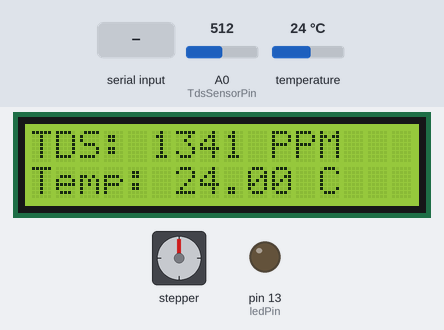
A sketch run on a simulated Arduino Uno, built for the host (arithmetic inside an expression is 32-bit, double 64-bit). Shown: 16×2 character LCD, stepper motor, output pins drawn as LEDs (lit = HIGH). Inputs (shaded band) come from the test bench; at power-on: temperature 24 °C, A0 (TdsSensorPin) = 512. The local clock reads 2024-03-15 10:24:30 at power-on unless the sketch sets it; stepper angles assume 2048 steps per turn.

Above: at 2.6 s.
2.7 s: "ALIMENTAR" received over the second serial link
At 4.15 s:
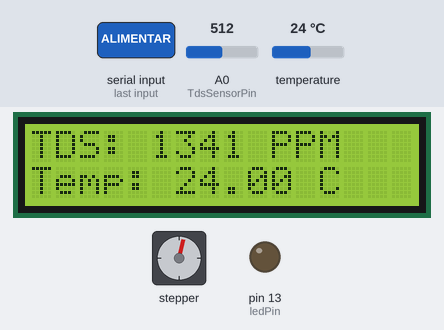
8.5 s: "HIGH" received over the second serial link
10.9 s: temperature set to 12 °C
At 14.6 s:
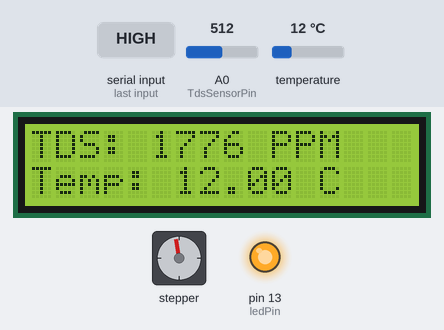
15.8 s: "ALIMENTAR" received over the second serial link
At 17.69 s:
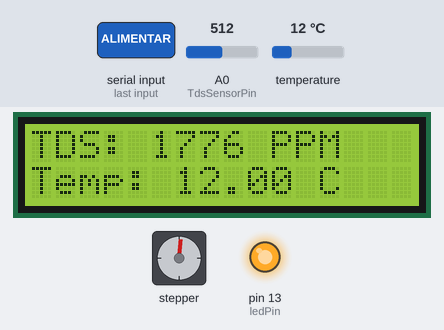
22.6 s: A0 (TdsSensorPin) set to 716
25.0 s: temperature set to 19 °C
At 29.0 s:
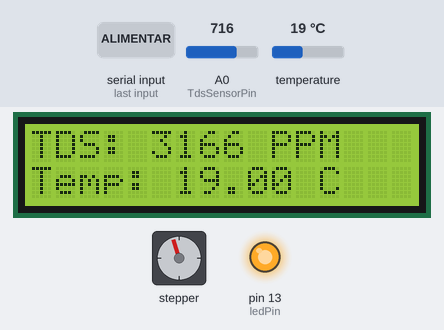
Timing chart, 0 to 30.5 s (numbered marks = the images above; inputs shaded):
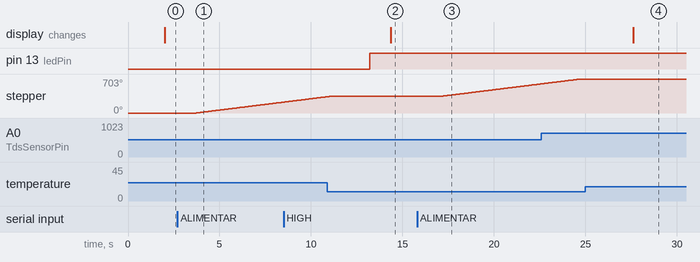

The sketch:

aqua-tudo-ligado-e-funcionando-aparentemente.ino
```cpp
//Inclusão das bibliotecas
#include <DS1302.h>             //para o modulo de relogio
#include <LiquidCrystal_I2C.h>  //para o LCD
#include <Stepper.h>            //para o motor de passo
#include <Wire.h>               //para comunicacao I2C a utilizada pelo LCD
#include "GravityTDS.h"
#include <OneWire.h>
#include <DallasTemperature.h>
#include <SoftwareSerial.h>


#define VALUES_LENGTH 2

unsigned long lastMillis;
const size_t valuesLength = 2;
//Pinos do modulo de relogio
const int CLK = 5;
const int DAT = 6;
const int RST = 7;

//Define o relogio
DS1302 rtc(RST, DAT, CLK);

//Define o endereco do LCD e o tamanho da tela
LiquidCrystal_I2C lcd(0x27, 16, 2);

//Define as entradas onde o motor de passo está conectado
#define in1 1
#define in2 8
#define in3 9
#define in4 4

//Quantidade de passos que o motor é capaz de dar em cada acionamento
int passosPorAcionamento = 32;

//Quantidade de passos para cada alimentacao
//Ajuste o numero necessario
int passosRefeicao = 4;

//Define o motor de passo
// ordenar as entradas em in1, in3, in2, in4
Stepper mp(passosPorAcionamento, in1, in3, in2, in4);

//Parametros de horario que serao atualizados
int horaAtual, minutoAtual;
//Parametros horarios de alimentacao
int horaAlimentacao1, minutoAlimentacao1, demosComida1;
int horaAlimentacao2, minutoAlimentacao2, demosComida2;
int horaAlimentacao3, minutoAlimentacao3, demosComida3;

/* ******************** CONFIGURACAO DE HORARIO PARA ALIMENTACAO ********************/

//Substitua os valores abaixo pelos horarios desejados para alimentacao
//Caso nao queira duas alimentacoes por dia, use um valor de hora acima de 24 e um de minuto acima de 59

//Primeira alimentacao
//#define horaAlimentacao1 18
//#define minutoAlimentacao1 11

//Segunda alimentacao
//#define horaAlimentacao2 12
//#define minutoAlimentacao2 34

#define ONE_WIRE_BUS A1
#define TdsSensorPin A0

OneWire oneWire(ONE_WIRE_BUS);
GravityTDS gravityTds;

DallasTemperature sensors(&oneWire);

SoftwareSerial BT(2, 3);  // RX TX
const int ledPin = 13;    // the pin that the LED is attached to
//String incomingByte;

/***************************************************************************** */

void setup() {
  //Prepara o LCD
  lcd.begin(16, 2);
  lcd.init();
  lcd.backlight();
  //Serial.begin(9600);
  BT.begin(9600);
  pinMode(ledPin, OUTPUT);
  //Define a velocidade do motor
  mp.setSpeed(500);

  //Prepara o relogio e desativa a proteção contra a escrita
  rtc.halt(false);
  rtc.writeProtect(false);

  sensors.begin();
  gravityTds.setPin(TdsSensorPin);
  gravityTds.setAref(5.0);       //reference voltage on ADC, default 5.0V on Arduino UNO
  gravityTds.setAdcRange(1024);  //1024 for 10bit ADC;4096 for 12bit ADC
  gravityTds.begin();            //initialization

  //ATENÇÃO: Descomente para ajustar a hora inicial do relogio, suba o codigo para o arduino com o modulo RTC conectado, comente novamente as linhas e suba novamente o codigo.
  //Define a data e hora no chip o formato deve ser: ano, mes, dia, hora, minuto, segundo e dia da semana sendo o domingo o dia 1.
  //Time t(2024, 04, 11, 23, 30, 00, 5);
  //rtc.time(t);

  //Determina o status de alimentação. Zero equivale a não e um a sim
  demosComida1 = 0;
  demosComida2 = 0;
  demosComida3 = 0;

  horaAlimentacao1 = 12;
  minutoAlimentacao1 = 0;
  horaAlimentacao2 = 18;
  minutoAlimentacao2 = 0;
  horaAlimentacao3 = 23;
  minutoAlimentacao3 = 0;
}
float tdsValue = 0, temperatureValue = 0;
int ciclo = 0;
int alterna = 0;
bool flipflop = false;
bool start = false;
void loop() {
if (BT.available() > 0) {  //caso o app mande um comando
    // read the oldest byte in the serial buffer:
    String incomingByte = BT.readString();
    //  turn on the LED:
    //Serial.println(incomingByte);
    if (incomingByte.length() > 0) {

      if (incomingByte == "HIGH") {
        digitalWrite(ledPin, HIGH);

      }
      //  turn off the LED:
      else if (incomingByte == "LOW") {
        digitalWrite(ledPin, LOW);

      } else if (incomingByte == "ALIMENTAR") {
        alimentarPeixe();
      } else if (incomingByte.startsWith("1H")) {
        recebeHorarioAlimentacao(incomingByte, &horaAlimentacao1, &minutoAlimentacao1);

      } else if (incomingByte.startsWith("2H")) {
        recebeHorarioAlimentacao(incomingByte, &horaAlimentacao2, &minutoAlimentacao2);
      } else if (incomingByte.startsWith("3H")) {
            recebeHorarioAlimentacao(incomingByte, &horaAlimentacao3, &minutoAlimentacao3);
      } else if (incomingByte == "start") {
        start = true;
      } else if (incomingByte == "stop") {
        start = false;
      }
    }
  }

  ciclo++;
  if (ciclo > 999) {
    alterna++;
    if (alterna > 5) {
      alterna = 0;
      flipflop = !flipflop;
    }
    sensors.requestTemperatures();
    gravityTds.setTemperature(sensors.getTempCByIndex(0));  // set the temperature and execute temperature compensation
    gravityTds.update();                                    //sample and calculate
    tdsValue = gravityTds.getTdsValue();                    // then get the value

    ciclo = 0;
    //Obtem a hora atual a partir do RTC
    Time t = rtc.time();
    horaAtual = t.hr;
    minutoAtual = t.min;
    if (flipflop) {
      //Verifica se e o horário da primeira alimentacao
      if (horaAtual == horaAlimentacao1 && minutoAtual == minutoAlimentacao1 && demosComida1 == 0) {
        alimentarPeixe();
        demosComida1 = 1;  //altera status da comida1
      }

      //Verifica se e o horário da segunda alimentacao
      if (horaAtual == horaAlimentacao2 && minutoAtual == minutoAlimentacao2 && demosComida2 == 0) {
        alimentarPeixe();
        demosComida2 = 1;  //altera status da comida2
      }

      if (horaAtual == horaAlimentacao3 && minutoAtual == minutoAlimentacao3 && demosComida3 == 0) {
        alimentarPeixe();
        demosComida3 = 1;  //altera status da comida2
      }

      //Imprime o horario da proxima alimentacao
      if (demosComida1 == 0 || demosComida1 == 1 && demosComida2 == 1 && demosComida3 == 1) {
        horarioNaTela();
        alimentacao1Tela();
      }

      if (demosComida1 == 1 && demosComida2 == 0) {
        horarioNaTela();
        alimentacao2Tela();
      }

      if (demosComida1 == 1 && demosComida2 == 1 && demosComida3 == 0) {
        horarioNaTela();
        alimentacao3Tela();
      }

      //Meia noite reseta o status de comida do dia
      if (horaAtual == 0 && minutoAtual == 0) {
        demosComida1 = 0;
        demosComida2 = 0;
        demosComida3 = 0;
      }
    } else {
      lcd.clear();
      lcd.setCursor(0, 0);
      lcd.print("TDS: ");
      lcd.print(tdsValue, 0);
      lcd.print(" PPM");

      lcd.setCursor(0, 1);
      lcd.print("Temp: ");
      lcd.print(sensors.getTempCByIndex(0));
      lcd.print(" C");
    }
  }
  if (start) {
    if (millis() - lastMillis >= 1 * 1000UL) {
      lastMillis = millis();  //get ready for the next iteration
      enviaDadosFormatadosBT(tdsValue, sensors.getTempCByIndex(0));
    }
  }
}

//Funcao auxiliar que comanda o motor de passo e realiza a alimentacao
void alimentarPeixe() {
  //Movimenta o motor de passo
  for (int i = 0; i < passosRefeicao; i++) {
    mp.step(500);
  }
  //Desliga qualquer bobina do motor que possa ter ficado acionada
  digitalWrite(in1, LOW);
  digitalWrite(in2, LOW);
  digitalWrite(in3, LOW);
  digitalWrite(in4, LOW);
  delay(1000);
}

//Funcao auxiliar que faz o LCD exibir o horario como um relogio
void horarioNaTela() {
  //Obtem a hora atual a partir do RTC
  Time t = rtc.time();
  //Transforma os valores do horario em informacao unificada para o LCD
  char horaRelogioStr[10];
  //%02d indica que o programa colocara, nos numeros menores que 10, um zero a esquerda para manter o padrao de exibicao (ex: 09 e nao 9)
  sprintf(horaRelogioStr, "Hora: %02d:%02d:%02d", t.hr, t.min, t.sec);
  //Imprime no LCD
  lcd.setCursor(0, 0);
  lcd.print(horaRelogioStr);
}

//Funcao auxiliar que faz o LCD exibir o horario da primeira alimentacao
void alimentacao1Tela() {
  //Transforma os valores do horario em informacao unificada para o LCD
  char horaMinutoStr[10];
  //%02d indica que o programa colocara, nos numeros menores que 10, um zero a esquerda para manter o padrao de exibicao (ex: 09 e nao 9)
  sprintf(horaMinutoStr, "Prox: %02d:%02d:00", horaAlimentacao1, minutoAlimentacao1);
  //Imprime no LCD
  lcd.setCursor(0, 1);
  lcd.print(horaMinutoStr);
}

//Funcao auxiliar que faz o LCD exibir o horario da segunda alimentacao
void alimentacao2Tela() {
  //Transforma os valores do horario em informacao unificada para o LCD
  char horaMinutoStr[10];
  //%02d indica que o programa colocara, nos numeros menores que 10, um zero a esquerda para manter o padrao de exibicao (ex: 09 e nao 9)
  sprintf(horaMinutoStr, "Prox: %02d:%02d:00", horaAlimentacao2, minutoAlimentacao2);
  //Imprime no LCD
  lcd.setCursor(0, 1);
  lcd.print(horaMinutoStr);
}
void alimentacao3Tela() {
  //Transforma os valores do horario em informacao unificada para o LCD
  char horaMinutoStr[10];
  //%02d indica que o programa colocara, nos numeros menores que 10, um zero a esquerda para manter o padrao de exibicao (ex: 09 e nao 9)
  sprintf(horaMinutoStr, "Prox: %02d:%02d:00", horaAlimentacao3, minutoAlimentacao3);
  //Imprime no LCD
  lcd.setCursor(0, 1);
  lcd.print(horaMinutoStr);
}
void enviaDadosFormatadosBT(float tdsValue, float temperatureValue) {
  // Create an array to hold the values and the delimiter
  float values[VALUES_LENGTH] = { tdsValue, temperatureValue };
  byte data[sizeof(values) + 1];  // Plus 1 for the delimiter
  memcpy(data, values, sizeof(values));
  data[sizeof(values)] = '!';  // Add the delimiter at the end

  // Send the data over serial
  BT.write(data, sizeof(data));
}

void recebeHorarioAlimentacao(String message, int* h, int* min) {
  int hyphenIndex = message.indexOf('-');
  int firstColonIndex = message.indexOf(':');

  // Check if both the hyphen and colons are found
  if (hyphenIndex != -1 && firstColonIndex != -1) {
    // Extract hour and minute substrings
    String hourString = message.substring(hyphenIndex + 1, firstColonIndex);
    String minuteString = message.substring(firstColonIndex + 1);

    // Convert substrings to integers and assign to pointers
    *h = hourString.toInt();
    *min = minuteString.toInt();
  }
}
```

Measured:
- after the input at 2.7 s, stepper: keeps turning clockwise at about 47°/s, starting after 1.0 s
- after the input at 10.9 s, the display: changes after 3.5 s (image 2)
- after the input at 15.8 s, stepper: keeps turning clockwise at about 47°/s, starting after 1.4 s
